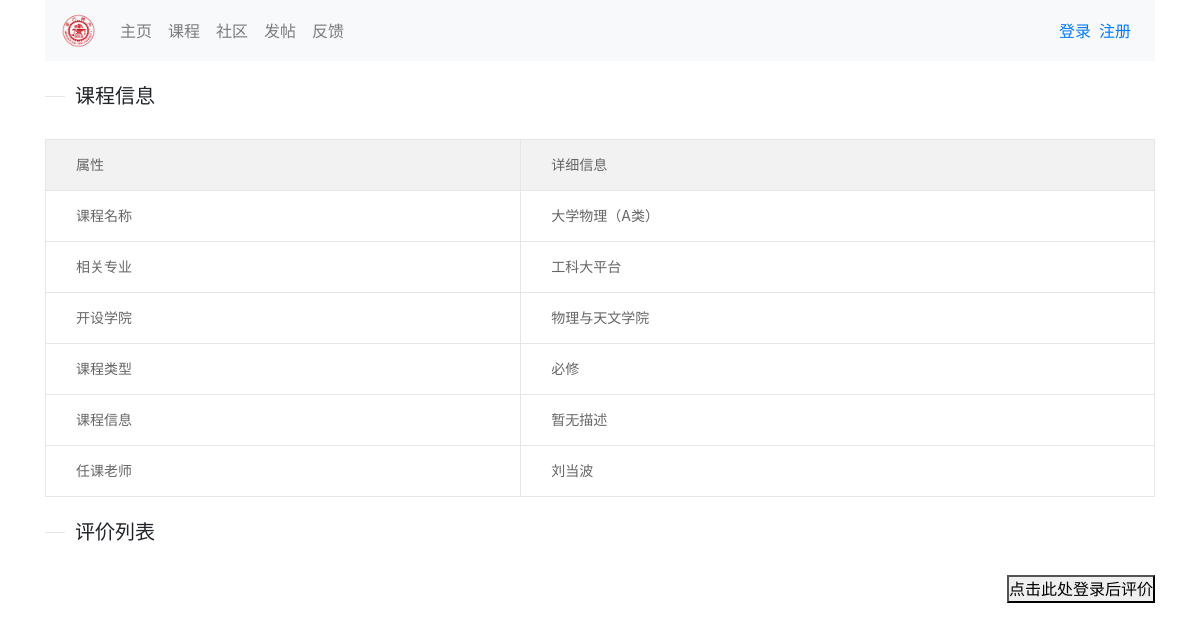
The page /course/coursedes/8 on the database its author committed.
### course/models.py (models this page shows, shortened)
class Course(models.Model):
    name = models.CharField(max_length=100, unique=True)  # 课程的名字
    type = models.CharField(choices=TYPES, max_length=30)  # 课程类型
    major = models.CharField(max_length=40)  # 专业名
    school= models.CharField(choices=SCHOOLS,max_length=40, default='')  #开设学院名
    class Meta:
        ordering = ("name", )  # 排序方式

class CourseDes(models.Model):
    user_id = models.IntegerField(null=True, blank=True)  # 哪一个用户写的
    course_id = models.ForeignKey('Course',on_delete=models.CASCADE)  # 对应Course中自动生成的id
    des = models.TextField(default="暂无描述")  # 描述的信息course
    class Meta:
        ordering = ("des", )

class TeacherOfCourse(models.Model):
    course_id = models.ForeignKey('Course',on_delete=models.CASCADE)  # 对应course的id
    name = models.CharField(max_length=40, null=True)  # 教师的姓名
    class Meta:
        ordering = ("course_id",)

### course/views.py (the view, shortened to what this page needs)
# urls.py: path("coursedes/<int:pk>", coursedes, name='coursedes')
@require_http_methods(["GET","POST"])
def coursedes(request,pk):
    course=Course.objects.get(pk=pk)
    teachers=TeacherOfCourse.objects.filter(course_id=course.pk)
    flag=1
    if teachers.count()==0:
        flag=0
    if (CourseDes.objects.filter(course_id=course.pk)).count() == 0:
        des='暂无描述'
    else:
        des = CourseDes.objects.get(course_id=course.pk)
    for i in TYPES:
        if i[0]==course.type:
            type=i[1]
    school=SCHOOLS[int(course.school)-1][1]
    comments=CourseCom.objects.filter(courseid=course.pk)
    uerloginflag = 0
    commentflag = 0
    if 'username' in request.session :
        uerloginflag=1
    print(uerloginflag)
    return render(request,'course/coursedes.html',{"course":course,"teacherList":teachers,"des":des,"school":school,
                                                   "type":type,"flag":flag,"userflag":uerloginflag,
                                                   "commentflag":commentflag,"comments":comments})

### templates/course/coursedes.html (shortened to what this page needs)
{% extends 'base.html' %}
    {% load static %}
{% block content %}
    <fieldset class="layui-elem-field layui-field-title" style="margin-top: 20px;">
        <legend>课程信息</legend>
    </fieldset>
    <table class="layui-table" lay-size="lg">
        <colgroup>
            <col width="150">
            <col width="200">
            <col>
        </colgroup>
        <thead>
        <tr>
            <th>属性</th>
            <th>详细信息</th>
        </tr>
        </thead>
        <tbody>
        <tr>
            <td>课程名称</td>
            <td>{{ course.name }}</td>
        </tr>
        <tr>
            <td>相关专业</td>
            <td>{{ course.major }}</td>
        </tr>
        <tr>
            <td>开设学院</td>
            <td>{{ school }}</td>
        </tr>
        <tr>
            <td>课程类型</td>
            <td>{{ type }}</td>
        </tr>
        <tr>
            <td>课程信息</td>
            <td>{{ des }}</td>
        </tr>
        <tr>
            <td>任课老师</td>
            {% if flag == 0 %}
                <td>暂无老师</td>
            {% else %}
                {% for t in teacherList %}
                    <td>{{ t.name }}</td>
            {% endfor %}
            {% endif %}
        </tr>
        </tbody>
    </table>
    <fieldset class="layui-elem-field layui-field-title" style="margin-top: 20px;">
        <legend>评价列表</legend>
    </fieldset>
    {% if userflag == 1 %}
    <div id='inputbox' class="box">
        <form action="{% url 'course:coursedes' course.pk %}" method="post" style="margin-top:10%">
            {% csrf_token %}
            <div class="layui-input-block">
                <textarea class="layui-textarea" placeholder="请输入内容" style="margin-left:-120px;width:1100px;" id="comment" name="comment">
                </textarea>
            </div>
            <button type="submit" style="vertical-align:middle"><span>发表</span></button>
    {% else %}
        <button type="button" onclick="jump()" style="float:right"><span>点击此处登录后评价</span></button>
    {% endif %}
{% endblock %}

### static/layui/css/layui.css (style rules this page uses)
blockquote,body,button,dd,div,dl,dt,form,h1,h2,h3,h4,h5,h6,input,li,ol,p,pre,td,textarea,th,ul { margin:0;padding:0;-webkit-tap-highlight-color:rgba(0,0,0,0) }
table { border-collapse:collapse;border-spacing:0 }
button,input,optgroup,option,select,textarea { font-family:inherit;font-size:inherit;font-style:inherit;font-weight:inherit;outline:0 }
body { line-height:24px;font:14px Helvetica Neue,Helvetica,PingFang SC,Tahoma,Arial,sans-serif }
.layui-elem-field { margin-bottom:10px;padding:0;border-width:1px;border-style:solid }
.layui-elem-field legend { margin-left:20px;padding:0 10px;font-size:20px;font-weight:300 }
.layui-field-title { margin:10px 0 20px;border-width:1px 0 0 }
.layui-badge-rim,.layui-colla-content,.layui-colla-item,.layui-collapse,.layui-elem-field,.layui-form-pane .layui-form-item[pane],.layui-form-pane .layui-form-label,.layui-input,.layui-layedit,.layui-layedit-tool,.layui-quote-nm,.layui-select,.layui-tab-bar,.layui-tab-card,.layui-tab-title,.layui-tab-title .layui-this:after,.layui-textarea { border-color:#e6e6e6 }
.layui-table,.layui-table-view { margin:10px 0 }
.layui-table { width:100%;background-color:#fff;color:#666 }
.layui-table tr { transition:all .3s;-webkit-transition:all .3s }
.layui-table th { text-align:left;font-weight:400 }
.layui-table tbody tr:hover,.layui-table thead tr,.layui-table-click,.layui-table-header,.layui-table-hover,.layui-table-mend,.layui-table-patch,.layui-table-tool,.layui-table-total,.layui-table-total tr,.layui-table[lay-even] tr:nth-child(even) { background-color:#f2f2f2 }
.layui-table td,.layui-table th,.layui-table-col-set,.layui-table-fixed-r,.layui-table-grid-down,.layui-table-header,.layui-table-page,.layui-table-tips-main,.layui-table-tool,.layui-table-total,.layui-table-view,.layui-table[lay-skin=line],.layui-table[lay-skin=row] { border-width:1px;border-style:solid;border-color:#e6e6e6 }
.layui-table td,.layui-table th { position:relative;padding:9px 15px;min-height:20px;line-height:20px;font-size:14px }
.layui-table[lay-size=lg] td,.layui-table[lay-size=lg] th { padding:15px 30px }

### rows shown on the page
Course: name "大学物理（A类）", major "工科大平台"
CourseDes: des "暂无描述"
TeacherOfCourse: name "刘当波"

### other values the page prints
{{ school }} "物理与天文学院"
{{ type }} "必修"
